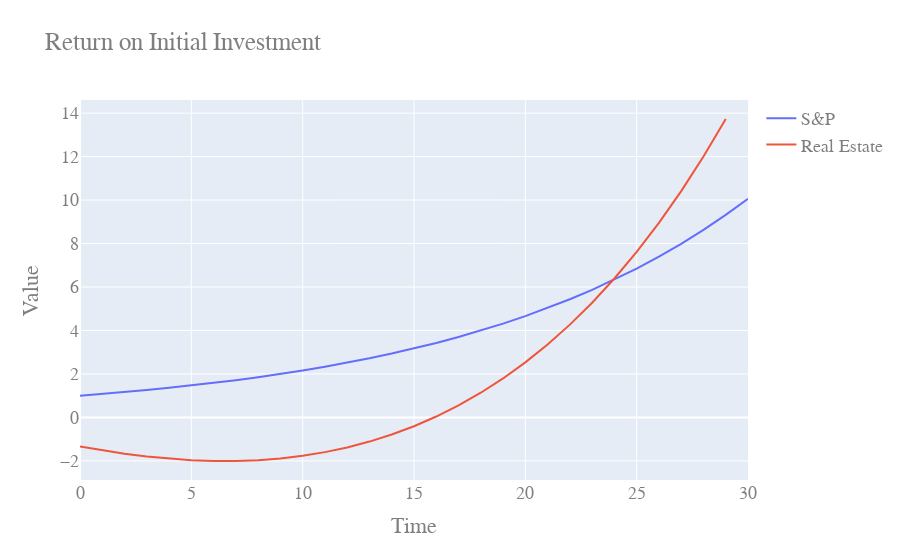

The cell this chart's notebook holds for it:
### Code cell
property_performance(
    purchase_price = 400e3,
    downpayment = 20e3,
    rehab_cost = 25e3,
    after_repair_value = 425e3,
    monthly_rent=0
)

### Figure 1 — Plotly figure (JSON) as saved in the notebook; plotly's stock layout.template omitted (floating-point values rounded to 4 significant figures)
{"data": [{"mode": "lines", "name": "S&P", "type": "scatter", "x": [0, 1, 2, 3, 4, 5, 6, 7, 8, 9, 10, 11, 12, 13, 14, 15, 16, 17, 18, 19, 20, 21, 22, 23, 24, 25, 26, 27, 28, 29, 30], "y": [1, 1.08, 1.166, 1.26, 1.36, 1.469, 1.587, 1.714, 1.851, 1.999, 2.159, 2.332, 2.518, 2.72, 2.937, 3.172, 3.426, 3.7, 3.996, 4.316, 4.661, 5.034, 5.437, 5.871, 6.341, 6.848, 7.396, 7.988, 8.627, 9.317, 10.06]}, {"mode": "lines", "name": "Real Estate", "type": "scatter", "x": [0, 1, 2, 3, 4, 5, 6, 7, 8, 9, 10, 11, 12, 13, 14, 15, 16, 17, 18, 19, 20, 21, 22, 23, 24, 25, 26, 27, 28, 29], "y": [-1.332, -1.515, -1.672, -1.801, -1.901, -1.969, -2.004, -2.004, -1.965, -1.886, -1.764, -1.596, -1.38, -1.111, -0.787, -0.4043, 0.04101, 0.5529, 1.136, 1.794, 2.532, 3.355, 4.269, 5.279, 6.391, 7.613, 8.95, 10.41, 12.0, 13.73]}], "layout": {"font": {"color": "#7f7f7f", "family": "Courier New, monospace", "size": 18}, "title": {"text": "Return on Initial Investment"}, "xaxis": {"title": {"text": "Time"}}, "yaxis": {"title": {"text": "Value"}}}}
